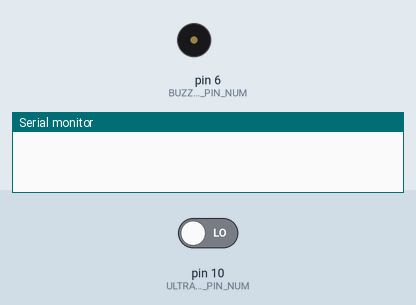
Bench run of a sketch on a simulated Arduino Uno, built with avr-gcc and run on an emulated ATmega328P. Parts: buzzer (waves = sounding), the last lines printed to the serial monitor. Inputs (shaded band) come from the test bench; at power-on: pin 10 (ULTRASONIC_ECHO_PIN_NUM) LOW.

Above: at 0.1 s.
At 1.1 s:
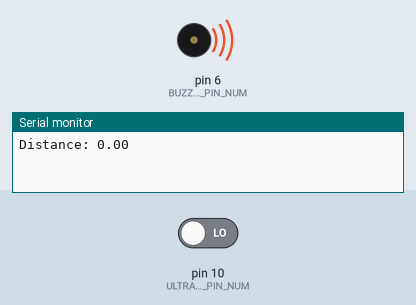
Timing chart, 0 to 2.6 s (numbered marks = the images above):
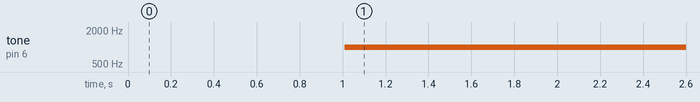

Measured:
- by itself, tone on pin 6 (BUZZER_PIN_NUM): silent → 1000 Hz at 1.0 s

The sketch:

arduino.ino
```cpp
#define BUZZER_PIN_NUM              6
#define ULTRASONIC_TRIG_PIN_NUM     9
#define ULTRASONIC_ECHO_PIN_NUM     10

void setup() {
  // put your setup code here, to run once:
  pinMode(ULTRASONIC_TRIG_PIN_NUM, OUTPUT);
  pinMode(ULTRASONIC_ECHO_PIN_NUM, INPUT);
  pinMode(BUZZER_PIN_NUM, OUTPUT);
  Serial.begin(9600);
}

void loop() {
  float g_duration, g_distance;
  digitalWrite(ULTRASONIC_TRIG_PIN_NUM, LOW);
	delayMicroseconds(10);
	digitalWrite(ULTRASONIC_TRIG_PIN_NUM, HIGH);
  g_duration = pulseIn(ULTRASONIC_ECHO_PIN_NUM, HIGH);
  g_distance = (g_duration*.0343)/2;
  Serial.print("Distance: ");
	Serial.println(g_distance);
  delay(10);
  if (g_distance < 15){
      if (g_distance < 3){
        tone(BUZZER_PIN_NUM, 1000);
      }
      else{
        tone(BUZZER_PIN_NUM, 1000);
        delay(1000 - map((int)g_distance, 2, 15, 1000, 0));
        noTone(BUZZER_PIN_NUM);
        delay(1000 - map((int)g_distance, 2, 15, 1000, 0));
      }
  }
}
```
